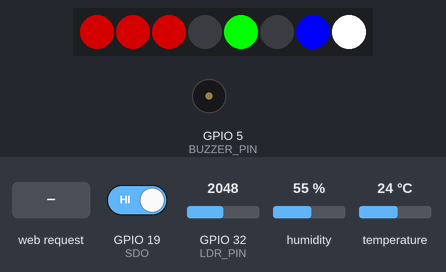
A sketch run on a simulated ESP32. On the bench: 8 RGB LEDs in strip order, left to right, buzzer (waves = sounding). Inputs (shaded band) come from the test bench; at power-on: GPIO 19 (SDO) HIGH, temperature 24 °C, GPIO 32 (LDR_PIN) = 2048, humidity 55 %. Colours are those a GRB WS2812 strip shows for the declared byte order.

Above: at 1.7 s.
1.8 s: HTTP request GET /api/toggle/buzzer received
At 2.6 s:
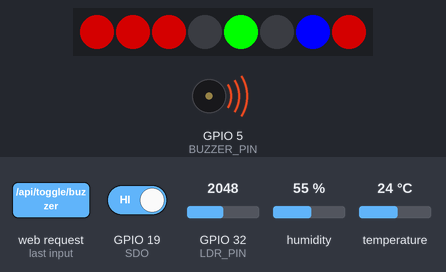
3.6 s: GPIO 19 (SDO) driven LOW
At 4.0 s:
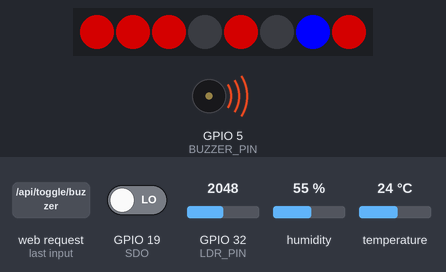
8.3 s: temperature set to 33 °C
At 9.8 s:
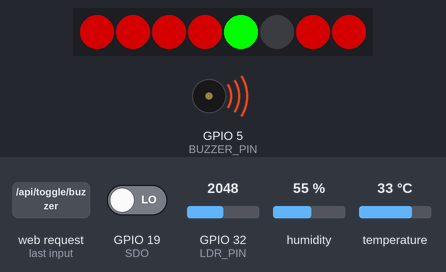
12.5 s: GPIO 32 (LDR_PIN) set to 1297
14.0 s: GPIO 32 (LDR_PIN) set to 1174
At 15.0 s:
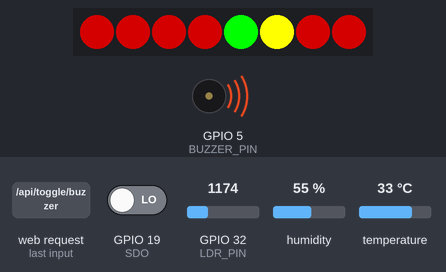
17.7 s: HTTP request GET /api/toggle/buzzer?limit=1 received
At 18.1 s:
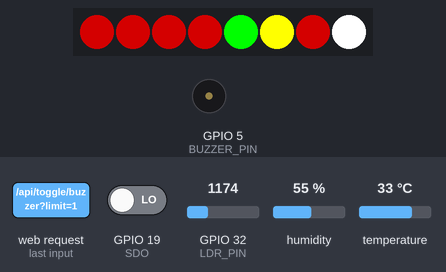
Timing chart, 0 to 21.3 s (numbered marks = the images above; inputs shaded):
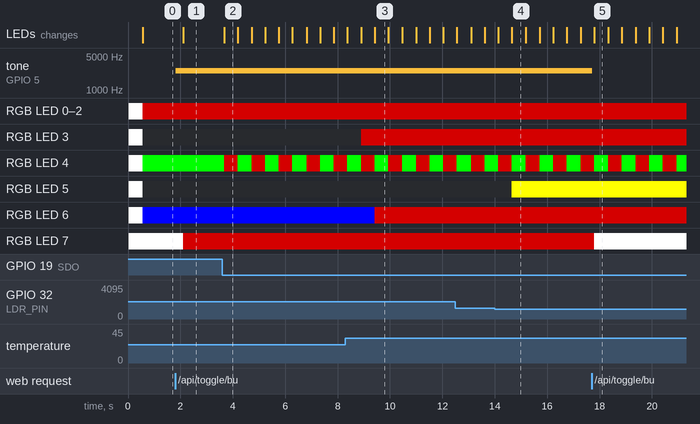

Measured:
- the behaviour switches between 1229 and 1228 on GPIO 32 (LDR_PIN) (found by bisection; images 3 and 4)
- after the input at 1.8 s, tone on GPIO 5 (BUZZER_PIN): silent → 2500 Hz at once; RGB LED 7: RGB(255, 255, 255) → RGB(128, 0, 0) after 0.31 s; the LEDs: change after 0.31 s (image 1)
- after the input at 3.6 s, RGB LED 4: alternates RGB(128, 0, 0) for 0.52 s and RGB(0, 255, 0) for 0.53 s, starting after 0.08 s; the LEDs: change after 0.08 s (image 2)
- after the input at 8.3 s, the LEDs: first differ from a run without the input after 0.61 s (image 3 shows a later state)
- after the input at 14.0 s, the LEDs: first differ from a run without the input after 0.65 s (image 4)
- after the input at 17.7 s, tone on GPIO 5 (BUZZER_PIN): 2500 Hz → silent at once; the LEDs: change after 0.11 s (image 5)
- what the display in image 2 shows lasts 0.5 s, from 3.7 s to 4.2 s

The sketch:

sketch_mar19c.ino
```cpp
#include <Wire.h>
#include <WiFi.h>
#include <DHT.h>
#include <ArduinoJson.h>
#include <ESPAsyncWebServer.h>
#include <FastLED.h>

const char* ssid = "Ashkan's ESP32";
const char* password = "password";
AsyncWebServer server(80);

#define DHT_PIN 4
#define DHT_TYPE DHT11
DHT dht(DHT_PIN, DHT_TYPE);

#define LDR_PIN 32
#define BUZZER_PIN 5

#define SCL 18
#define SDO 19

#define NUM_LEDS 8
#define LED_PIN 16

CRGB leds[NUM_LEDS];
CRGB red = CRGB::Green;
CRGB green = CRGB::Red;
CRGB blue = CRGB::Blue;
CRGB white = CRGB::White;
CRGB yellow = CRGB::Yellow;
CRGB maroon = CRGB::Maroon;
CRGB turnOff = CRGB::Black;

float temperature, humidity;
int lightLevel, pressedKey;
bool buzzer = false;
bool heater = false;
bool light = false;
bool automaticMode = true;
int temperatureLimit = 30;
int lightLevelLimit = 30;

void setup() {
  Wire.begin();
  dht.begin();

  FastLED.addLeds<WS2812, LED_PIN>(leds, NUM_LEDS);

  pinMode(SCL, OUTPUT);
  pinMode(SDO, INPUT);
  pinMode(BUZZER_PIN, OUTPUT);

  ledFullColor(white);
  startServer();

}

void loop() {

  readKeypad(pressedKey);
  keyFunctions(pressedKey);

  readDHT(temperature, humidity);
  readLDR(lightLevel);

  if (automaticMode) checkLimits(temperatureLimit, lightLevelLimit);

  showFullStatus();

  delay(500);
}

void setHeater(bool &heater, bool state) {
  heater = state;
}

void setLight(bool &light, bool state) {
    light = state;
}

void toggleHeater(bool &heater) {
  heater = !heater;
}

void toggleLight(bool &light) {
  light = !light;
}

void toggleAutomaticMode(bool &automaticMode) {
  automaticMode = !automaticMode;
}

void startServer() {
  WiFi.softAP(ssid, password);
  IPAddress IP = WiFi.softAPIP();

  DefaultHeaders::Instance().addHeader("Access-Control-Allow-Origin", "http://192.168.4.2:5173");
  DefaultHeaders::Instance().addHeader("Access-Control-Allow-Methods", "GET");
  DefaultHeaders::Instance().addHeader("Access-Control-Allow-Headers", "content-type");
  DefaultHeaders::Instance().addHeader("content-type", "application/json");

  setupRoutes();

  server.begin();
}

void setupRoutes() {
  server.on("/api/data", HTTP_GET, [](AsyncWebServerRequest *request) {
    StaticJsonDocument<256> json;
    json["automatic Mode"] = automaticMode;
    json["buzzer"] = buzzer;
    json["pressed Key"] = pressedKey;
    json["light"] = light;
    json["light Level"] = String(lightLevel) + " %";
    json["light Level Limit"] = String(lightLevelLimit) + " %";
    json["heater"] = !heater;
    json["temperature"] = String(temperature) + " °C";
    json["temperature Limit"] = String(temperatureLimit) + " °C";
    json["humidity"] = String(humidity) + " %";

    String jsonResponse;
    serializeJson(json, jsonResponse);
    request->send(200, "application/json", jsonResponse);
  });

  server.on("/api/toggle/buzzer", HTTP_GET, [](AsyncWebServerRequest *request) {
    toggleBuzzer(buzzer);
    StaticJsonDocument<64> json;
    json["buzzer"] = buzzer;

    String jsonResponse;
    serializeJson(json, jsonResponse);
    request->send(200, "application/json", jsonResponse);
  });

  server.on("/api/toggle/heater", HTTP_GET, [](AsyncWebServerRequest *request) {
    toggleHeater(heater);
    StaticJsonDocument<64> json;
    json["heater"] = heater;

    String jsonResponse;
    serializeJson(json, jsonResponse);
    request->send(200, "application/json", jsonResponse);
  });

  server.on("/api/toggle/light", HTTP_GET, [](AsyncWebServerRequest *request) {
    toggleLight(light);
    StaticJsonDocument<64> json;
    json["light"] = light;

    String jsonResponse;
    serializeJson(json, jsonResponse);
    request->send(200, "application/json", jsonResponse);
  });

  server.on("/api/toggle/automatic", HTTP_GET, [](AsyncWebServerRequest *request) {
    toggleAutomaticMode(automaticMode);
    StaticJsonDocument<64> json;
    json["automatic"] = automaticMode;

    String jsonResponse;
    serializeJson(json, jsonResponse);
    request->send(200, "application/json", jsonResponse);
  });

  server.on("/api/change/temp", HTTP_GET, [](AsyncWebServerRequest *request) {
    String limitValue = request->getParam("limit")->value();
    temperatureLimit = limitValue.toInt();

    StaticJsonDocument<64> json;
    json["limit"] = temperatureLimit;

    String jsonResponse;
    serializeJson(json, jsonResponse);
    request->send(200, "application/json", jsonResponse);
  });

  server.on("/api/change/light", HTTP_GET, [](AsyncWebServerRequest *request) {
    String limitValue = request->getParam("limit")->value();
    lightLevelLimit = limitValue.toInt();

    StaticJsonDocument<64> json;
    json["limit"] = lightLevelLimit;

    String jsonResponse;
    serializeJson(json, jsonResponse);
    request->send(200, "application/json", jsonResponse);
  });
}

void readDHT(float &temperature, float &humidity) {
  temperature = dht.readTemperature();
  humidity = dht.readHumidity();
}

void readLDR(int &lightLevel) {
  int ldrValue = analogRead(LDR_PIN);
  lightLevel = map(ldrValue, 0, 4095, 0, 100);
}

void readKeypad(int &pressedKey) {
  pressedKey = -1;
  for (int i = 1; i <= 16; i++) {
    digitalWrite(SCL, LOW);
    if (!digitalRead(SDO)) pressedKey = i - 8;
    digitalWrite(SCL, HIGH);
  }
}

void keyFunctions(int &pressedKey) {
  if (pressedKey != -1)

    if (!automaticMode) {
      if (pressedKey == 1) toggleBuzzer(buzzer);
      else if (pressedKey == 2) toggleHeater(heater);
      else if (pressedKey == 3) toggleLight(light);
      else if (pressedKey == 8) toggleAutomaticMode(automaticMode);
    }

    else if (pressedKey == 8) toggleAutomaticMode(automaticMode);

    else alarm();

}

void toggleBuzzer(bool &buzzer) {
  buzzer = !buzzer;
  if (buzzer) tone(BUZZER_PIN, 2500);
  else noTone(BUZZER_PIN);
}

void showTemperature(float &temperature) {
  for(int i = 0; i <= temperature / 10; i++) {
    leds[i] = red;
    FastLED.show();
  }
}

void showautomaticMode(bool &automaticMode) {
  if (automaticMode) leds[4] = green;
}

void showState(bool &state, int led, CRGB onColor, CRGB offColor) {
  if (state) leds[led] = onColor;
  else leds[led] = offColor;
  FastLED.show();
}

void ledFullColor(CRGB color) {
  for(int i = 0; i < NUM_LEDS; i++) {
    leds[i] = color;
    FastLED.show();
  }

  delay(500);

  for(int i = 0; i < NUM_LEDS; i++)
    leds[i] = turnOff;

  leds[4] = white;
  FastLED.show();
}

void showFullStatus() {
  showTemperature(temperature);
  showState(buzzer, 7, red, white);
  showState(heater, 6, blue, red);
  showState(light, 5, yellow, turnOff);
  showState(automaticMode, 4, green, red);
}

void alarm() {
  toggleBuzzer(buzzer);
  ledFullColor(red);
  ledFullColor(blue);
  toggleBuzzer(buzzer);
}

void checkLimits(int &temperatureLimit, int &lightLevelLimit) {
  if (lightLevel < lightLevelLimit && !light) setLight(light, true);
  else if (lightLevel > lightLevelLimit && light) setLight(light, false);

  if (temperature < temperatureLimit && !heater) setHeater(heater, true);
  else if (temperature > temperatureLimit && heater) setHeater(heater, false);
}
```
